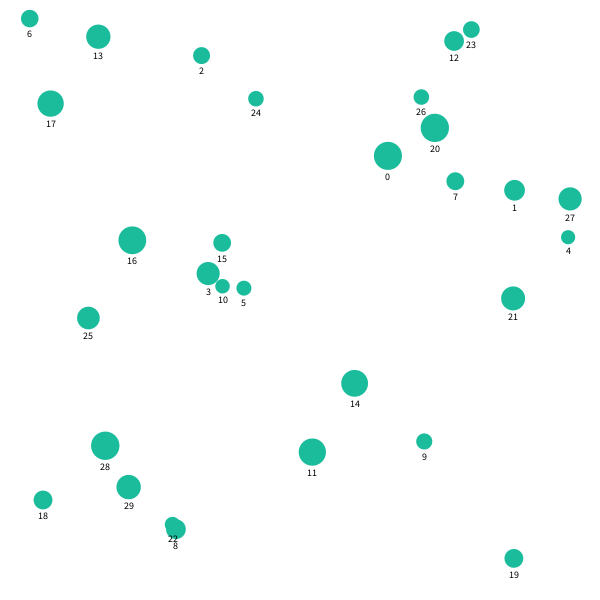
Frame 1 (no input)
Frame 60 (the mouse pressed at the canvas centre just before this capture): identical to frame 1, image omitted
Frame 120 (the mouse held since frame 60 and released just before this capture): identical to frame 1, image omitted

The Processing sketch that drew this single still picture (run headless with seeded random() and noise(); from frame 60 on, the mouse is pressed at the canvas centre):

// Processing sketch: Human_Connection_A
// ── Human_Connection_A.pde
Human h1;

// declare humans ArrayList Object
ArrayList<Human> humans;
int numHuman;
void setup() {
  // Set window position on screen
  surface.setLocation(680, 0);

  size(600, 600);
  
  // Instantiate the "humans" variable
  humans = new ArrayList<Human>();
  
  numHuman = 30;
  
  // Add the h1 to "humans" arraylist
  
  for(int i = 0; i < 40; i = i + 1) {
    // Human(String _name, float _x, float _y, color _gender, float _age
    h1 = new Human(str(i), random(width), random(height), color(26, 188, 156), random(8, 20)); 
    humans.add(h1);
  }
  
  smooth();
}

void draw() {
  background(255);

  // Displays the Human class graphics
  // h1.display();
 
  
  for(int i = 0; i < numHuman; i = i + 1) {
    humans.get(i).display();
  }
}

// ── Human.pde
// Name of the class
class Human {
  float h;      // height
  color gender; // color represents gender
  String name;  // name of the human
  float mappedH;
  float x;
  float y;
  float orgX;
  float orgY;
float speed;
  // Constructor function 
  Human(String _name, float _x, float _y, color _gender, float _age) {
    h      = _age;
    gender = _gender;
    name   = _name;
    x      = _x;
    y      = _y;
    
    
    orgX = x;
    orgY = y;
    
    speed = random(0.009,0.1);
    
  }

  void display() {
    // maps the age to desired range
    mappedH = map(h, 0, 37, 4, 50);
    
    noStroke();
    fill(gender);
    circle(x, y, mappedH);

    fill(0);
    textSize(10);
    textAlign(CENTER);
    text(name, x, y + mappedH*0.5 + 10);
  }
  
  void jiggle(float _x, float _y) {
    x = orgX + sin(frameCount * speed) * _x;
    y = orgY + sin(frameCount * speed) * _y;
  }
}
